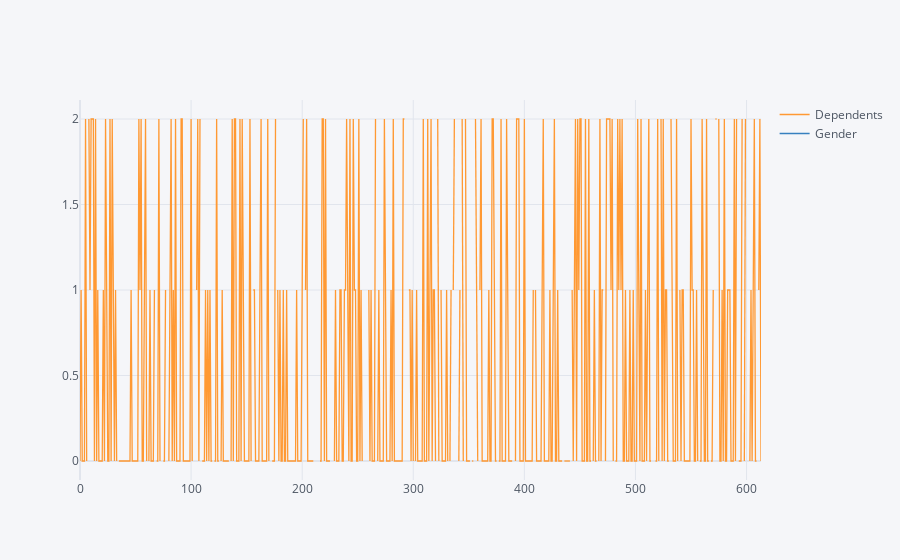

Source (notebook cell):
### Code cell
data[['Dependents','Gender']].iplot()

### Figure 1 — Plotly figure (JSON) as saved in the notebook; plotly's stock layout.template omitted (floating-point values rounded to 4 significant figures; data arrays with more than 128 entries replaced by an {"elided": "..."} marker saying what was removed)
{"data": [{"line": {"color": "rgba(255, 153, 51, 1.0)", "dash": "solid", "shape": "linear", "width": 1.3}, "mode": "lines", "name": "Dependents", "text": "", "type": "scatter", "x": {"elided": "614 int values"}, "y": {"elided": "614 str values"}}, {"line": {"color": "rgba(55, 128, 191, 1.0)", "dash": "solid", "shape": "linear", "width": 1.3}, "mode": "lines", "name": "Gender", "text": "", "type": "scatter", "x": {"elided": "614 int values"}, "y": {"elided": "614 str values"}}], "layout": {"legend": {"bgcolor": "#F5F6F9", "font": {"color": "#4D5663"}}, "paper_bgcolor": "#F5F6F9", "plot_bgcolor": "#F5F6F9", "title": {"font": {"color": "#4D5663"}}, "xaxis": {"gridcolor": "#E1E5ED", "showgrid": true, "tickfont": {"color": "#4D5663"}, "title": {"font": {"color": "#4D5663"}, "text": ""}, "zerolinecolor": "#E1E5ED"}, "yaxis": {"gridcolor": "#E1E5ED", "showgrid": true, "tickfont": {"color": "#4D5663"}, "title": {"font": {"color": "#4D5663"}, "text": ""}, "zerolinecolor": "#E1E5ED"}}}
